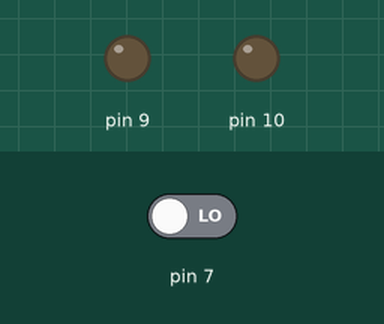
Recording of a sketch running on a simulated Arduino Uno, built with avr-gcc and run on an emulated ATmega328P. Shown: output pins drawn as LEDs (lit = HIGH). The inputs (shaded band) are chosen by the test bench; at power-on: pin 7 LOW.

Above: at 1.2 s.
1.3 s: pin 7 driven HIGH
At 1.6 s:
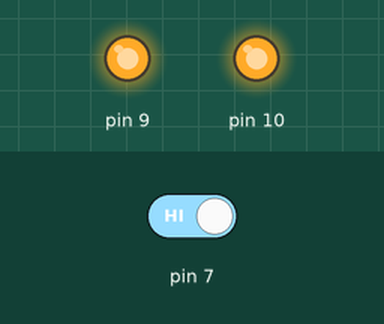
2.8 s: pin 7 driven LOW
At 3.9 s:
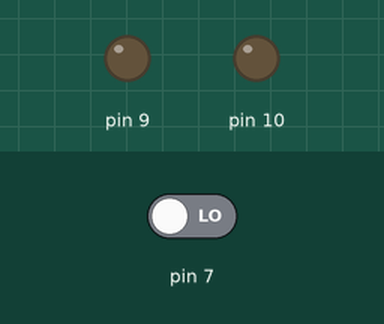
Timing chart, 0 to 5.8 s (numbered marks = the images above; inputs shaded):
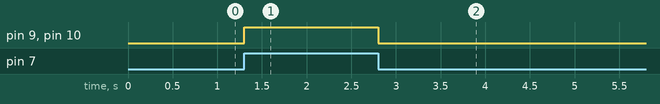

The sketch:

XBEE_Receiver.ino
```cpp
#include <SoftwareSerial.h>

int8_t incomingByte;
int8_t temp;
int hardware_kill;
SoftwareSerial mySerial(3, 2); // RX, TX

void setup() {
  // put your setup code here, to run once:
Serial.begin(9600);
mySerial.begin(9600);
incomingByte = 1;
hardware_kill = 1;
temp = 1;
pinMode(7, INPUT);
pinMode(9, OUTPUT);
pinMode(10, OUTPUT);
}

void loop() {
  // put your main code here, to run repeatedly:
if (digitalRead(7) == HIGH){
  hardware_kill = 1;
}
else if (digitalRead(7) == LOW){
  hardware_kill = 0;
}
//Serial.print("hardkill status: ");
//Serial.print(hardware_kill);

  // read the incoming byte:
  if (mySerial.available() > 0){
    temp = mySerial.read();
//    Serial.print("   temp: ");
//    Serial.print(temp, BIN);
  }

if (temp == 1){
  incomingByte = 1;
}
if (temp == 2){
  incomingByte = 0;
}

//Serial.print("    softkill status: ");
//Serial.print(incomingByte, DEC);
if ((hardware_kill == 1) && (incomingByte == 1)){
  // say what you got:
//  Serial.println("    Normal Operations");
  digitalWrite(9, HIGH);
  digitalWrite(10, HIGH);
}
else{
//  Serial.println("    Kill Vehicle");
  digitalWrite(9, LOW);
  digitalWrite(10, LOW);
  }
}
```

Measured:
- after the input at 1.3 s, pin 9, pin 10: LOW → HIGH at once
- after the input at 2.8 s, pin 9, pin 10: HIGH → LOW at once
